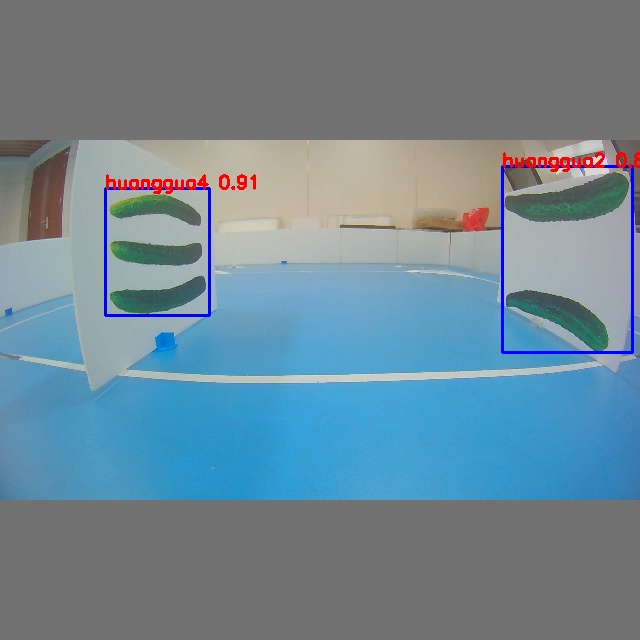
#> input picture src/ucar_cam/scripts/ans/1.jpg, 640 x 640 px
$ python -i Stitcher.py   (imports and definitions only)
#> lines starting #> are read from the running program, lines starting #| are printed output that depends on the picture
# encoding: utf-8
import numpy as np
import cv2


class Stitcher:
    # 拼接函数
    def stitch(self, images, ratio=0.75, reprojThresh=4.0, showMatches=False):
        # 获取输入图片
        (imageA, imageB) = images
        # 检测A、B图片的SIFT关键特征点，并计算特征描述子
        (kpsA, featuresA) = self.detectAndDescribe(imageA)
        (kpsB, featuresB) = self.detectAndDescribe(imageB)

        # 匹配两张图片的所有特征点，返回匹配结果
        M = self.matchKeypoints(kpsA, kpsB, featuresA, featuresB, ratio, reprojThresh)

        # 如果返回结果为空，没有匹配成功的特征点，退出算法
        if M is None:
            return None

        # 否则，提取匹配结果
        # H是3x3视角变换矩阵
        (matches, H, status) = M
        # 将图片A进行视角变换，result是变换后图片
        result = cv2.warpPerspective(imageA, H, (imageA.shape[1] + imageB.shape[1], imageA.shape[0]))
        self.cv_show('result', result)
        # 将图片B传入result图片最左端
        result[0:imageB.shape[0], 0:imageB.shape[1]] = imageB
        self.cv_show('result', result)
        # 检测是否需要显示图片匹配
        if showMatches:
            # 生成匹配图片
            vis = self.drawMatches(imageA, imageB, kpsA, kpsB, matches, status)
            # 返回结果
            return (result, vis)

        # 返回匹配结果
        return result

    # [76 lines left out: functions cv_show, detectAndDescribe, matchKeypoints, drawMatches, not called in this run]

>>> import cv2
>>> picture = cv2.imread('ans/1.jpg', cv2.IMREAD_GRAYSCALE)
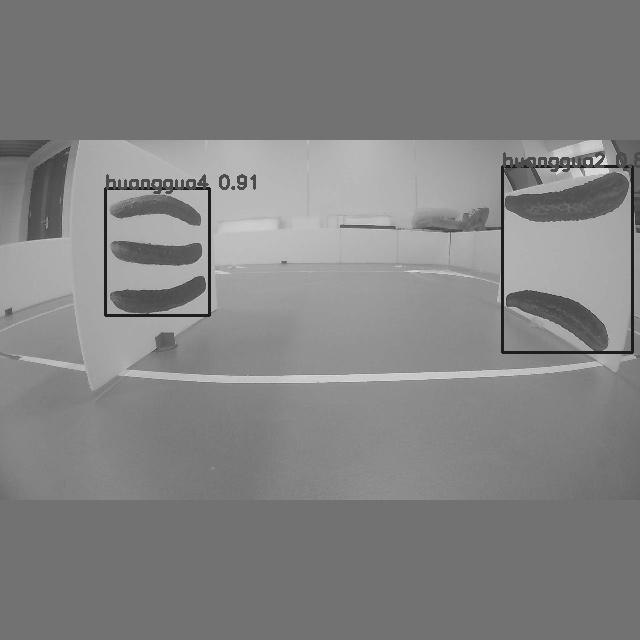
#> picture: shape (640, 640); min 24, max 228, mean 130.5
>>> result = Stitcher().stitch(picture)
#> (the run stopped early here; a loop or call above may not have finished)

$ run again, on src/ucar_cam/scripts/ans/2.jpg
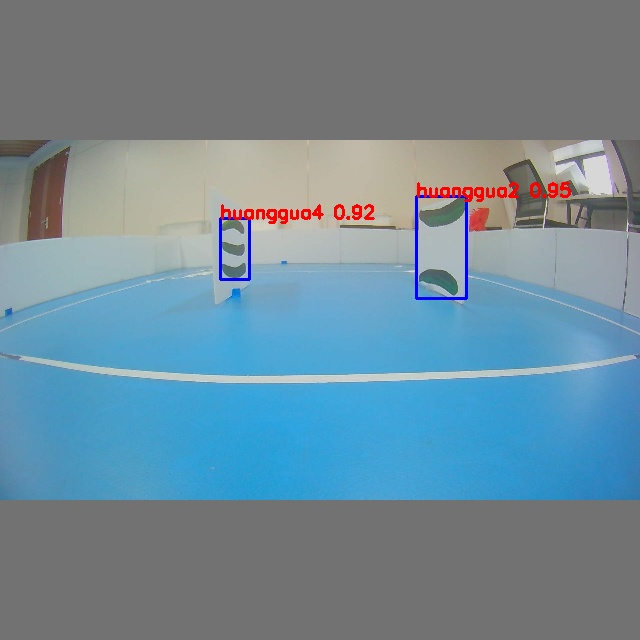
#> input picture src/ucar_cam/scripts/ans/2.jpg, 640 x 640 px
#> `picture = cv2.imread('ans/1.jpg', cv2.IMREAD_GRAYSCALE)`:
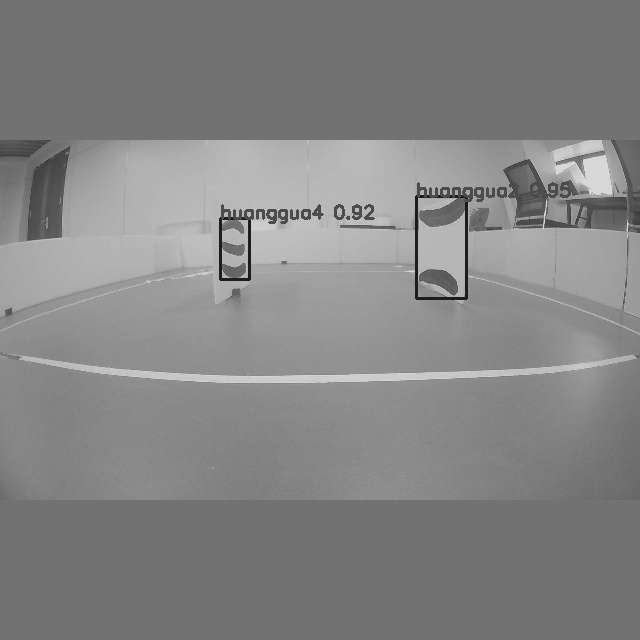
#> picture: shape (640, 640); min 23, max 228, mean 132.5
